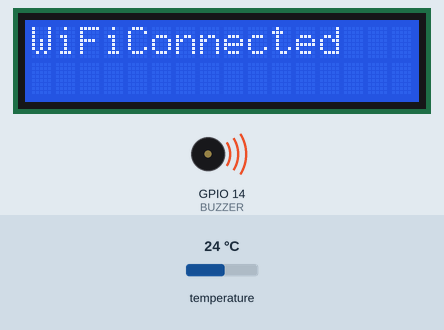
This sketch was run on a simulated ESP8266 (NodeMCU). Shown: 16×2 character LCD, buzzer (waves = sounding, pin HIGH). The test bench sets the inputs (shaded band); at power-on: temperature 24 °C. WiFi joins after 1.5 s; servers stay silent unless stated; uploads are accepted with an empty reply; web services answer with replies made up by the test bench; not simulated (calls return 0 or success): WiFiClientSecureAxTLS.h; pins used as bus, display or sensor lines are not drawn; what the sketch prints to the serial monitor is not drawn.

Above: at 5.7 s.
At 7.8 s:
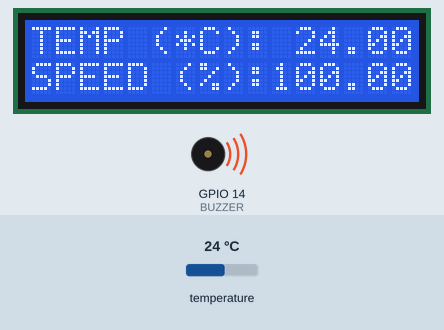
7.9 s: temperature set to 1 °C
At 10.6 s:
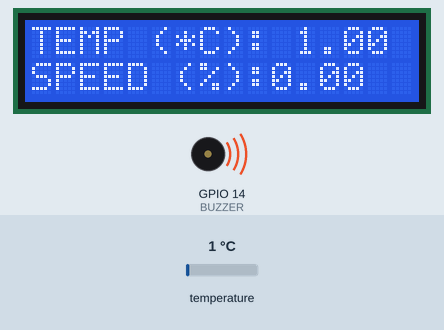
10.9 s: temperature set to 7.8 °C
At 13.3 s:
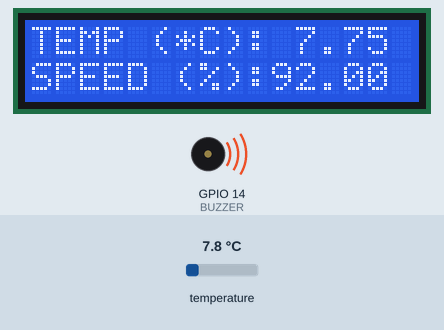
13.8 s: temperature set to 8.9 °C
At 14.7 s:
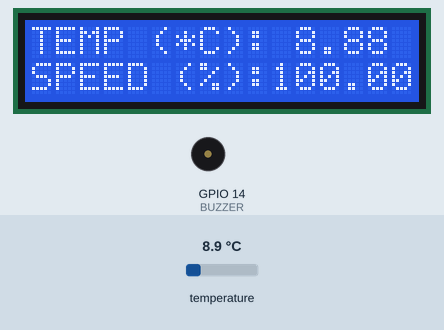
Timing chart, 0 to 18.7 s (numbered marks = the images above; inputs shaded):
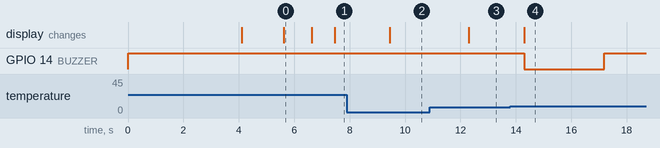

Measured:
- the behaviour switches between 8.5 and 8.6 °C on temperature (found by bisection; images 3 and 4)
- after the input at 7.9 s, the display: changes after 1.6 s (image 2)
- after the input at 10.9 s, the display: changes after 1.4 s (image 3)
- after the input at 13.8 s, GPIO 14 (BUZZER): HIGH → LOW after 0.50 s, → HIGH 2.9 s later; the display: changes after 0.50 s (image 4)
- what the display in image 0 shows lasts 1.0 s, from 5.6 s to 6.6 s

The sketch:

esp8266.ino
```cpp
#include <OneWire.h>
#include <DallasTemperature.h>
#define ONE_WIRE_BUS 12
OneWire oneWire(ONE_WIRE_BUS);
DallasTemperature sensors(&oneWire);

#define DC_FAN 13
int dutyCycle = 0;

#define BUZZER 14

#include <LiquidCrystal_I2C.h>
LiquidCrystal_I2C lcd(0x3F, 16, 2);

#include <Arduino.h>
#include <ESP8266WiFi.h>
#include <ESP8266WiFiMulti.h>
#include <ESP8266HTTPClient.h>
#include <WiFiClientSecureAxTLS.h>
ESP8266WiFiMulti WiFiMulti;
const char* wifiSSID = "AndroidAPA";
const char* wifiPassword = "root_password";
const char* tokenLINE = "d9rG7ZVo1oud8LTkRZFBKwZNzZy46CUmDyl1k6GbVeP";
int readyAlert = 0;

void setup() {
  sensors.begin();

  pinMode(DC_FAN, OUTPUT);
  analogWriteRange(100);
  analogWriteFreq(10000);

  pinMode(BUZZER, OUTPUT);
  digitalWrite(BUZZER, HIGH);

  Serial.begin(9600);
  Serial.println();
  for (uint8_t t = 4; t > 0; t--) {
    Serial.printf("[SETUP] WAIT %d...\n", t);
    Serial.flush();
    delay(1000);
  }

  lcd.begin();
  lcd.backlight();
  lcd.clear();

  WiFiMulti.addAP(wifiSSID, wifiPassword);
  Serial.print("ConnectingToWiFi");
  Serial.print(wifiSSID);
  lcd.setCursor(0, 0);
  lcd.print("ConnectingToWiFi");
  lcd.setCursor(0, 1);
  lcd.print(wifiSSID);
  for (int i = 0; i <= 60; i++) {
    if (WiFiMulti.run() == WL_CONNECTED) {
      lcd.clear();
      lcd.setCursor(0, 0);
      Serial.println("WiFiConnected");
      lcd.print("WiFiConnected");
      delay(1000);
      break;
    } else if (i == 60) {
      lcd.clear();
      lcd.setCursor(0, 0);
      Serial.println("WiFiDisconnected");
      lcd.println("WiFiDisconnected");
      delay(1000);
      break;
    }
    delay(1000);
  }
  randomSeed(50);

  lcd.clear();
}

void loop() {
  Serial.println();

  sensors.requestTemperatures();
  float sensorTemp = sensors.getTempCByIndex(0);

  float fanSpeedPercent;
  if (sensorTemp >= 2 && sensorTemp <= 8) {
    fanSpeedPercent = map(sensorTemp, 2, 8, 50, 100);
  } else if (sensorTemp > 8) {
    fanSpeedPercent = 100;
  }
  analogWrite(DC_FAN, fanSpeedPercent);

  Serial.print("TEMP (*C): ");
  Serial.println(sensorTemp);
  Serial.print("SPEED (%):");
  Serial.println(fanSpeedPercent);
  lcd.setCursor(0, 0);
  lcd.print("TEMP (*C): ");
  lcd.println(sensorTemp);
  lcd.setCursor(0, 1);
  lcd.print("SPEED (%):");
  lcd.println(fanSpeedPercent);

  if (sensorTemp == -127) {
    digitalWrite(BUZZER, LOW);
    LINENotify("Have problem with DS18B20 sensor, Please check the circuit");
    Serial.println("LINENotify: Have problem with DS18B20 sensor, Please check the circuit");
  } else {
    digitalWrite(BUZZER, HIGH);
  }
  if (sensorTemp <= 7.5 && readyAlert == 0) {
    readyAlert = 1;
    LINENotify("The temperature is already ready for use (temperature < 8 *C)");
    Serial.println("LINENotify: The temperature is already ready for use (temperature < 8 *C)");
  }
  if (sensorTemp > 8.5 && readyAlert == 1) {
    readyAlert = 0;
    digitalWrite(BUZZER, LOW);
    LINENotify("The temperature is not within the specified range (temperature > 8 *C), Please check the circuit");
    Serial.println("LINENotify: The temperature is not within the specified range (temperature > 8 *C), Please check the circuit");
  } else {
    digitalWrite(BUZZER, HIGH);
  }

  ESP8266Cloud(sensorTemp, fanSpeedPercent);

  delay(1000);
}

void LINENotify(String message) {
  axTLS::WiFiClientSecure client;
  if (!client.connect("notify-api.line.me", 443)) {
    Serial.println("LINENotifyDisConnected");
    return;
  } else {
    Serial.println("LINENotifyConnected");
  }
  String req = "";
  req += "POST /api/notify HTTP/1.1\r\n";
  req += "Host: notify-api.line.me\r\n";
  req += "Authorization: Bearer " + String(tokenLINE) + "\r\n";
  req += "Cache-Control: no-cache\r\n";
  req += "User-Agent: ESP8266\r\n";
  req += "Connection: close\r\n";
  req += "Content-Type: application/x-www-form-urlencoded\r\n";
  req += "Content-Length: " + String(String("message=" + message).length()) + "\r\n";
  req += "\r\n";
  req += "message=" + message;
  Serial.println(req);
  client.print(req);
  delay(50);
  while(client.connected()) {
    String line = client.readStringUntil('\n');
    if (line == "\r") {
      break;
    }
    Serial.println(line);
  }
}

void ESP8266Cloud(float sensorTemp, float fanSpeedPercent) {
  HTTPClient http;
  String url = "http://rfs-monitoring.000webhostapp.com/insert.php?sensorTemp="+String(sensorTemp)+"&fanSpeedPercent="+String(fanSpeedPercent);
  Serial.println(url);
  http.begin(url);
  int httpCode = http.GET();
  if (httpCode > 0) {
    Serial.printf("[HTTP] GET... code: %d\n", httpCode);
    if (httpCode == HTTP_CODE_OK) {
      String payload = http.getString();
      Serial.println(payload);
    }
  } else {
    Serial.printf("[HTTP] GET... failed, error: %s\n", http.errorToString(httpCode).c_str());
  }
  http.end();
}
```
